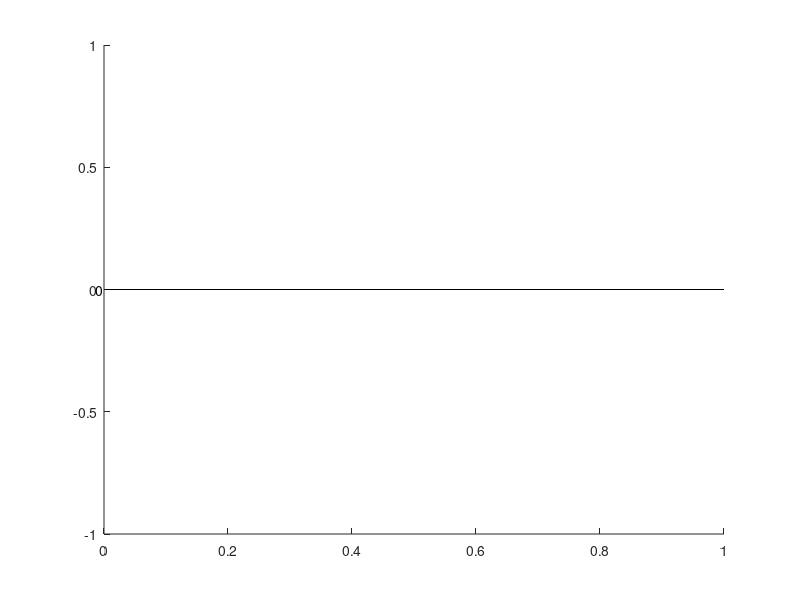

The MATLAB source for this figure:
% ahline Draw a horizontal line on a plot and print value on the y-axis
%
% [h,t] = ahline([Y,STYLE])
% 
% Draw a horizontal line on a plot and print value on the y-axis.
% Style apply to both the line and the text.
%
% Inputs:
%	Y: intersection of the line with the y-axis
%		By default it is set to: y=0
% 	STYLE: is any pair of properties for a line and/or text object.
%		Default is plain black. 
%
% Outputs:
%	h: line handle
%	t: text handle
% 
% Example:
%	ahline(3,'color','r')
%	ahline(3,'color','r','linewidth',12,'fontsize',20,'linestyle','--')
%
% See also:
%	hline, vline, refline
%
% Created: 2011-03-08.
% Copyright (c) 2011, Guillaume Maze (Laboratoire de Physique des Oceans).
% All rights reserved.
% http://codes.guillaumemaze.org

% 
% Redistribution and use in source and binary forms, with or without
% modification, are permitted provided that the following conditions are met:
% 	* Redistributions of source code must retain the above copyright notice, this list of 
% 	conditions and the following disclaimer.
% 	* Redistributions in binary form must reproduce the above copyright notice, this list 
% 	of conditions and the following disclaimer in the documentation and/or other materials 
% 	provided with the distribution.
% 	* Neither the name of the Laboratoire de Physique des Oceans nor the names of its contributors may be used 
%	to endorse or promote products derived from this software without specific prior 
%	written permission.
%
% THIS SOFTWARE IS PROVIDED BY Guillaume Maze ''AS IS'' AND ANY EXPRESS OR IMPLIED WARRANTIES, 
% INCLUDING, BUT NOT LIMITED TO, THE IMPLIED WARRANTIES OF MERCHANTABILITY AND FITNESS FOR A 
% PARTICULAR PURPOSE ARE DISCLAIMED. IN NO EVENT SHALL Guillaume Maze BE LIABLE FOR ANY 
% DIRECT, INDIRECT, INCIDENTAL, SPECIAL, EXEMPLARY, OR CONSEQUENTIAL DAMAGES (INCLUDING, BUT NOT 
% LIMITED TO, PROCUREMENT OF SUBSTITUTE GOODS OR SERVICES; LOSS OF USE, DATA, OR PROFITS; OR 
% BUSINESS INTERRUPTION) HOWEVER CAUSED AND ON ANY THEORY OF LIABILITY, WHETHER IN CONTRACT, 
% STRICT LIABILITY, OR TORT (INCLUDING NEGLIGENCE OR OTHERWISE) ARISING IN ANY WAY OUT OF THE USE 
% OF THIS SOFTWARE, EVEN IF ADVISED OF THE POSSIBILITY OF SUCH DAMAGE.
%

function varargout = ahline(varargin)

% Default line style:
style = {'color';'k'};

% Default position on the y-axis:
y0 = 0;

switch nargin
	case 0
		% Nothing to do
	case 1
		y0    = varargin{1};
	otherwise
		if mod(nargin,2) ~= 0
			y0    = varargin{1};
			style = varargin(2:end);
		else
			style = varargin(:);
		end
end

for iy = 1 : length(y0)
	% Plot line:
	l(iy) = line(get(gca,'xlim'),[1 1]*y0(iy));
	set(l(iy),'tag','hline');
	for is = 1 : 2 : length(style)
		try
			set(l(iy),style{is},style{is+1});
		end%try
	end% for is
	
	% Add text:
	switch get(gca,'yaxislocation')
		case 'left'
			tt(iy) = text(min(get(gca,'xlim')),y0(iy),num2str(y0(iy)),'tag','hline');		
			set(tt(iy),'verticalAlignment','middle','horizontalAlignment','right');						
		case 'right'
			tt(iy) = text(max(get(gca,'xlim')),y0(iy),num2str(y0(iy)),'tag','hline');		
			set(tt(iy),'verticalAlignment','middle','horizontalAlignment','left');
	end% switch 
	for is = 1 : 2 : length(style)
		try
			set(tt(iy),style{is},style{is+1});
		end%try
	end% for is	
	
end

switch nargout
	case 1
		varargout(1) = {l};
	case 2
		varargout(1) = {l};
		varargout(2) = {tt};
end% switch 



end %functionahline